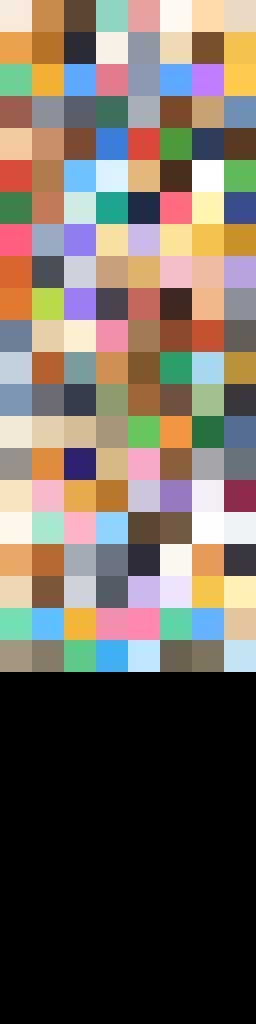
#> input picture assets/clean-a-cat/exports/CleanACat_Palette.png, 256 x 1024 px
$ python -i ui_compose.py   (imports and definitions only)
#> lines starting #> are read from the running program, lines starting #| are printed output that depends on the picture; after the words box and inside, x2 and y2 are one past the last pixel; in counts of white or black regions, pixels touching at a corner belong together
"""Finishes the pictures `ui_renders.py` made (#127): trims, outlines, sizes them and draws the check sheet.

    python3 assets/clean-a-cat/blender/ui_compose.py <raw folder> <out folder> [sheet.png]

Plain Python with Pillow (not Blender). For every raw picture it writes two finals:

  <name>.png        the picture alone on a see-through background
  <name>_ink.png    the same with the ink outline round it, so it stands off any backdrop

Icons are 256 px, portraits and shop pictures 512 px. An icon is trimmed to its model and centred with a small margin; a portrait
keeps its framing (the chest runs off the bottom edge on purpose, for a round or rounded frame). The outline is the
UI's ink (dark plum, never black), about 3% of the picture wide, with no outline along a portrait's cut-off edge.
The sheet shows every final on cream and on mint, then all of them at 64 px and 32 px: an icon that does not read
there is not done.
"""

import os
import sys

from PIL import Image, ImageChops, ImageFilter

INK = (59, 45, 69)                       # the ui-designer's ink, #3B2D45
CREAM, MINT = (255, 246, 236), (168, 230, 207)
ICON, PORTRAIT = 256, 512
OUTLINE = 0.03                           # of the final size
MARGIN = 0.08                            # round a trimmed icon, of the final size


def _square(im, size, trim):
    """The picture at `size`, trimmed to its alpha and centred with a margin when `trim`."""
#> called with size = 256, trim = True
    if trim:
        box = im.getchannel("A").point(lambda a: 255 if a > 8 else 0).getbbox()
#> box = (0, 0, 256, 1024)
        im = im.crop(box)
        inner = round(size * (1 - 2 * MARGIN))
        k = inner / max(im.size)
#> k = 0.21
        im = im.resize((max(1, round(im.width * k)), max(1, round(im.height * k))), Image.LANCZOS)
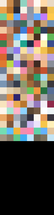
#> im: PIL image 54x215 RGBA; mean R, G, B, A 110.3, 100.1, 90.4, 255
        out = Image.new("RGBA", (size, size), (0, 0, 0, 0))
#> out: PIL image 256x256 RGBA; every value is 0
        out.alpha_composite(im, ((size - im.width) // 2, (size - im.height) // 2))
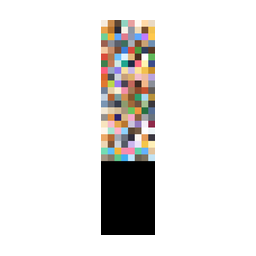
#> out: PIL image 256x256 RGBA; mean R, G, B, A 19.5, 17.7, 16, 45.2; transparent parts drawn white
        return out
    return im.resize((size, size), Image.LANCZOS)


def _inked(im, open_bottom):
    """im with an ink outline grown from its alpha. open_bottom: no outline along the bottom edge (a portrait's
    chest is cut there on purpose)."""
#> called with open_bottom = False
    size = im.width
#> size = 256
    r = max(2, round(size * OUTLINE))
#> r = 8
    alpha = im.getchannel("A")
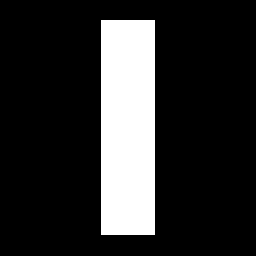
#> alpha: PIL image 256x256 L; 17.7% white; 1 white region, box (x1, y1, x2, y2) and area: (101, 20, 155, 235) 11610
    work = alpha
    if open_bottom:                                  # carry the bottom row down so the growth has nothing to round
        work = Image.new("L", (size, size + 2 * r), 0)
        work.paste(alpha, (0, 0))
        last = alpha.crop((0, size - 1, size, size))
        for y in range(size, size + 2 * r):
            work.paste(last, (0, y))
    grown = work.filter(ImageFilter.MaxFilter(2 * r + 1)).filter(ImageFilter.GaussianBlur(0.8))
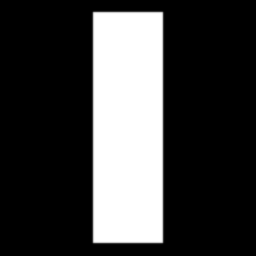
#> grown: PIL image 256x256 L; min 0, max 255, mean 62.9
    grown = grown.crop((0, 0, size, size))
    ink = Image.new("RGBA", (size, size), INK + (0,))
    ink.putalpha(ImageChops.lighter(grown, alpha))
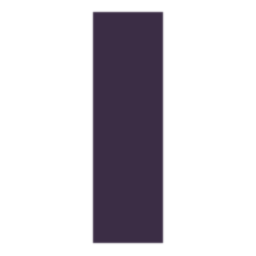
#> ink: PIL image 256x256 RGBA; mean R, G, B, A 59, 45, 69, 62.9; transparent parts drawn white
    ink.alpha_composite(im)
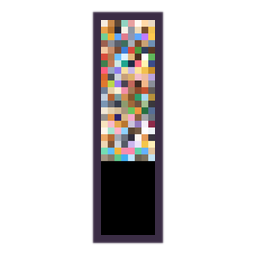
#> ink: PIL image 256x256 RGBA; mean R, G, B, A 68.1, 54.8, 72.8, 62.9; transparent parts drawn white
    return ink


def finish(raw_path, out_dir):
    name = os.path.splitext(os.path.basename(raw_path))[0]
    is_portrait = name.startswith("portrait_")
    im = Image.open(raw_path).convert("RGBA")
    if name.startswith("shop_"):                     # a shop card's picture (#1030): trimmed like an icon, portrait size
        plain = _square(im, PORTRAIT, trim=True)
        inked = _inked(plain, open_bottom=False)
    elif is_portrait:
        plain = _square(im, PORTRAIT, trim=False)
        inked = _inked(plain, open_bottom=True)
    else:                                            # leave room for the outline inside the frame
        plain = _square(im, ICON, trim=True)
        inked = _inked(plain, open_bottom=False)
    plain.save(os.path.join(out_dir, name + ".png"))
    inked.save(os.path.join(out_dir, name + "_ink.png"))
    return name, plain, inked


def sheet(done, path):
    """Every final at 128 px on cream (plain) and on mint (inked), then the inked ones at 64 px and 32 px."""
    cols = 12
    rows = (len(done) + cols - 1) // cols
    cell = 136
    w = cols * cell
    block = rows * cell
    small = ((len(done) * 68 + w - 1) // w) * 68 + ((len(done) * 36 + w - 1) // w) * 36
    img = Image.new("RGB", (w, 2 * block + small + 24), CREAM)
    img.paste(MINT, (0, block, w, 2 * block))
    for i, (_name, plain, inked) in enumerate(done):
        x, y = (i % cols) * cell + 4, (i // cols) * cell + 4
        img.paste(plain.resize((128, 128), Image.LANCZOS), (x, y), plain.resize((128, 128), Image.LANCZOS))
        t = inked.resize((128, 128), Image.LANCZOS)
        img.paste(t, (x, block + y), t)
    y0 = 2 * block + 8
    for px in (64, 32):
        per = w // (px + 4)
        for i, (_name, _plain, inked) in enumerate(done):
            t = inked.resize((px, px), Image.LANCZOS)
            img.paste(t, ((i % per) * (px + 4) + 2, y0 + (i // per) * (px + 4)), t)
        y0 += ((len(done) + per - 1) // per) * (px + 4) + 8
    img.save(path)
    return path


def main(argv):
    raw_dir, out_dir = argv[0], argv[1]
    os.makedirs(out_dir, exist_ok=True)
    names = sorted(f for f in os.listdir(raw_dir) if f.endswith(".png") and f.startswith(("portrait_", "icon_", "shop_")))
    done = [finish(os.path.join(raw_dir, f), out_dir) for f in names]
    print(f"ui: {len(done)} pictures in {out_dir}")
    if len(argv) > 2:
        print("ui sheet:", sheet(done, argv[2]))


# [2 lines not run here, left out]

>>> result = finish('../exports/CleanACat_Palette.png', 'out.png')
